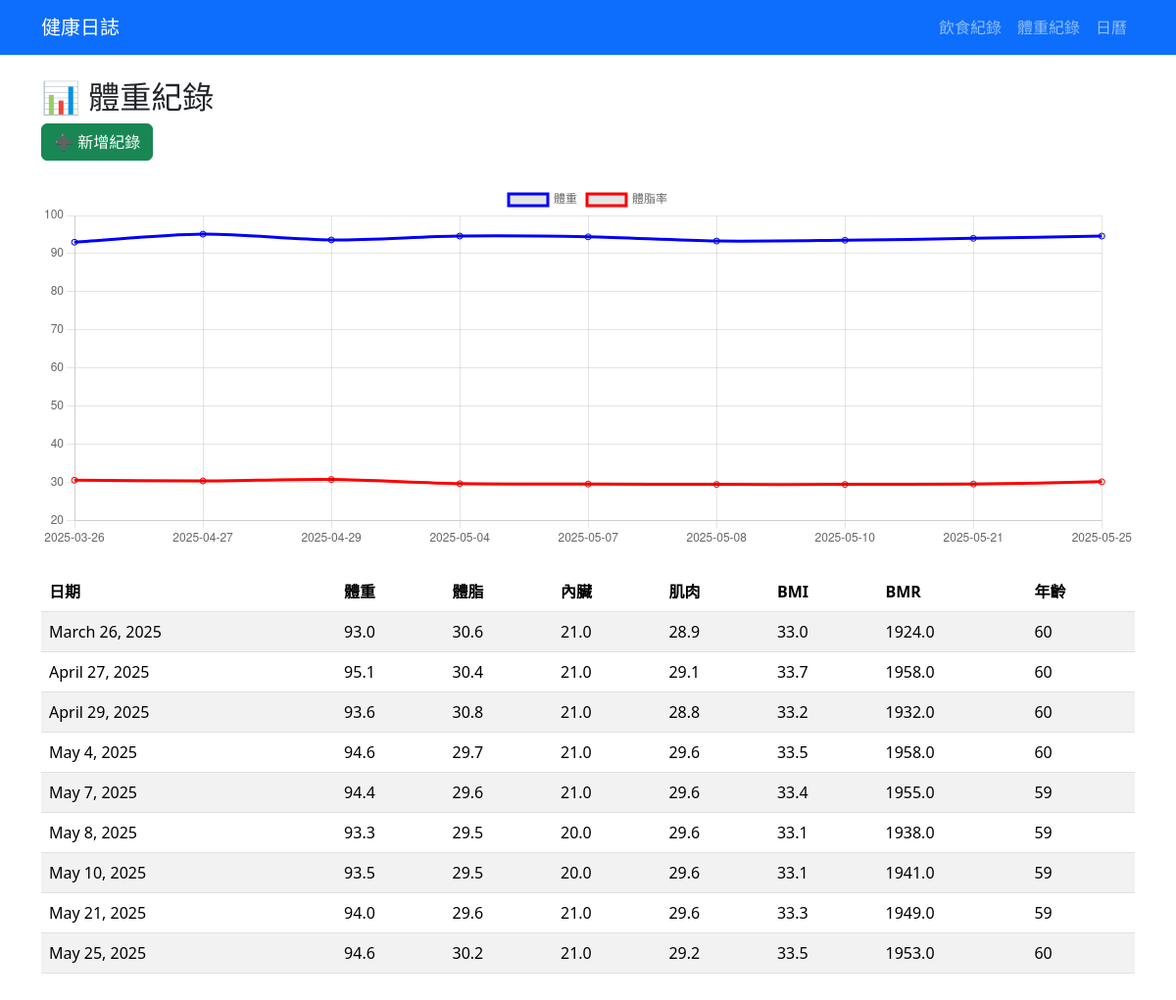
Screenshot of /weight/list/ with the database file from the repository.
### tracker/models.py (models this page shows, shortened)
class WeightRecord(models.Model):
    date = models.DateField()
    weight = models.FloatField()
    body_fat = models.FloatField()
    visceral_fat = models.FloatField()
    muscle_rate = models.FloatField()
    bmi = models.FloatField()
    bmr = models.FloatField()
    body_age = models.IntegerField()

### tracker/views.py (the view)
# urls.py: path('weight/list/', views.weight_list, name='weight_list'),
def weight_list(request):
    records = WeightRecord.objects.order_by('date')
    chart_labels = [str(r.date) for r in records]
    weights = [r.weight for r in records]
    body_fats = [r.body_fat for r in records]
    return render(request, 'tracker/weight_list.html', {
        'records': records,
        'labels': chart_labels,
        'weights': weights,
        'body_fats': body_fats,
    })

### tracker/templates/tracker/weight_list.html (shortened to what this page needs)
{% extends "base.html" %}
{% block content %}
<h2>📊 體重紀錄</h2>
<a href="{% url 'add_weight' %}" class="btn btn-success mb-4">➕ 新增紀錄</a>
<canvas id="weightChart" height="100"></canvas>
<table class="table table-striped mt-4">
  <thead>
    <tr><th>日期</th><th>體重</th><th>體脂</th><th>內臟</th><th>肌肉</th><th>BMI</th><th>BMR</th><th>年齡</th></tr>
  </thead>
  <tbody>
    {% for record in records %}
      <tr>
        <td>{{ record.date }}</td><td>{{ record.weight }}</td><td>{{ record.body_fat }}</td>
        <td>{{ record.visceral_fat }}</td><td>{{ record.muscle_rate }}</td><td>{{ record.bmi }}</td>
        <td>{{ record.bmr }}</td><td>{{ record.body_age }}</td>
      </tr>
    {% endfor %}
  </tbody>
</table>
{% endblock %}
{% block script_extra %}
<script>
const ctx = document.getElementById('weightChart').getContext('2d');
new Chart(ctx, {
  type: 'line',
  data: {
    labels: {{ labels|safe }},
    datasets: [
      { label: '體重', data: {{ weights|safe }}, borderColor: 'blue', tension: 0.3 },
      { label: '體脂率', data: {{ body_fats|safe }}, borderColor: 'red', tension: 0.3 },
    ]
  },
  options: { responsive: true, scales: { y: { beginAtZero: false } } }
});
</script>
{% endblock %}

### tracker/templates/base.html (shortened to what this page needs)
<!DOCTYPE html>
<html lang="zh-Hant">
<head>
  <link href="https://cdn.jsdelivr.net/npm/bootstrap@5.3.3/dist/css/bootstrap.min.css" rel="stylesheet">
</head>
<body>
<nav class="navbar navbar-expand-lg navbar-dark bg-primary">
  <div class="container">
    <a class="navbar-brand" href="{% url 'food_record_list' %}">健康日誌</a>
    <div class="collapse navbar-collapse" id="navbarNav">
      <ul class="navbar-nav ms-auto">
        <li class="nav-item"><a class="nav-link" href="{% url 'food_record_list' %}">飲食紀錄</a></li>
        <li class="nav-item"><a class="nav-link" href="{% url 'weight_list' %}">體重紀錄</a></li>
        <li class="nav-item"><a class="nav-link" href="{% url 'food_calendar' %}">日曆</a></li>
      </ul>
    </div>
  </div>
</nav>
<div class="container py-4">
  {% block content %}{% endblock %}
</div>
{% block script_extra %}{% endblock %}
</body>
</html>

### rows the page displays
WeightRecord: date "March 26, 2025", weight "93.0", body_fat "30.6", visceral_fat "21.0", muscle_rate "28.9", bmi "33.0", bmr "1924.0", body_age "60"
WeightRecord: date "April 27, 2025", weight "95.1", body_fat "30.4", visceral_fat "21.0", muscle_rate "29.1", bmi "33.7", bmr "1958.0", body_age "60"
WeightRecord: date "April 29, 2025", weight "93.6", body_fat "30.8", visceral_fat "21.0", muscle_rate "28.8", bmi "33.2", bmr "1932.0", body_age "60"
WeightRecord: date "May 4, 2025", weight "94.6", body_fat "29.7", visceral_fat "21.0", muscle_rate "29.6", bmi "33.5", bmr "1958.0", body_age "60"
WeightRecord: date "May 7, 2025", weight "94.4", body_fat "29.6", visceral_fat "21.0", muscle_rate "29.6", bmi "33.4", bmr "1955.0", body_age "59"
WeightRecord: date "May 8, 2025", weight "93.3", body_fat "29.5", visceral_fat "20.0", muscle_rate "29.6", bmi "33.1", bmr "1938.0", body_age "59"
WeightRecord: date "May 10, 2025", weight "93.5", body_fat "29.5", visceral_fat "20.0", muscle_rate "29.6", bmi "33.1", bmr "1941.0", body_age "59"
WeightRecord: date "May 21, 2025", weight "94.0", body_fat "29.6", visceral_fat "21.0", muscle_rate "29.6", bmi "33.3", bmr "1949.0", body_age "59"
WeightRecord: date "May 25, 2025", weight "94.6", body_fat "30.2", visceral_fat "21.0", muscle_rate "29.2", bmi "33.5", bmr "1953.0", body_age "60"

### other values shown
chart data {{ labels|safe }} ['2025-03-26', '2025-04-27', '2025-04-29', '2025-05-04', '2025-05-07', '2025-05-08', '2025-05-10', '2025-05-21', '2025-05-25']
chart data {{ weights|safe }} [93.0, 95.1, 93.6, 94.6, 94.4, 93.3, 93.5, 94.0, 94.6]
chart data {{ body_fats|safe }} [30.6, 30.4, 30.8, 29.7, 29.6, 29.5, 29.5, 29.6, 30.2]
